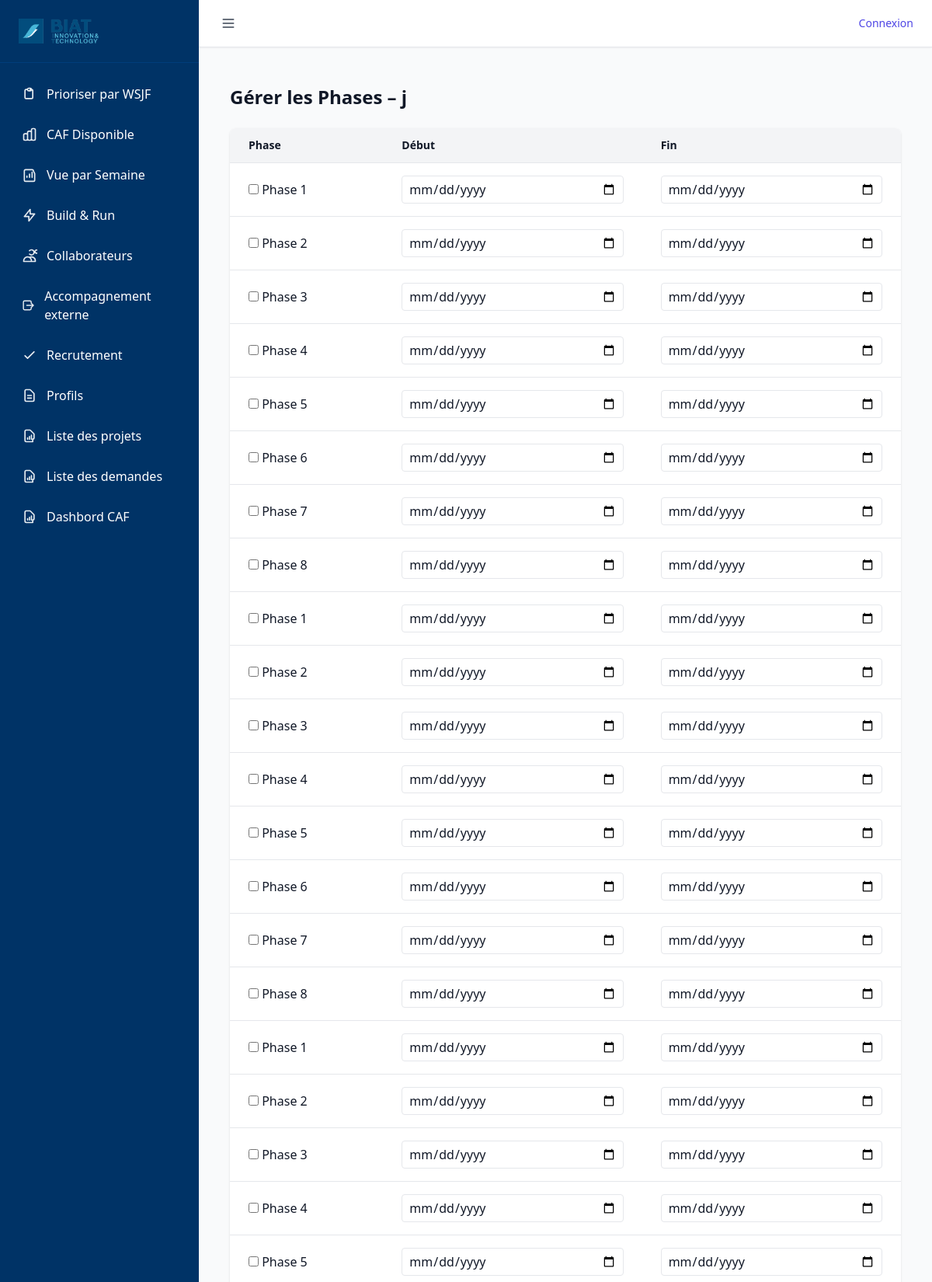
Page /programmes/2/projets/6d8c8f5b-cbaa-4857-b9eb-39a9dfb61f0d/phases (upper part) on the committed database.
### tables this page shows
CREATE TABLE "projets" (
	"id"	TEXT,
	"titre"	TEXT,
	"description"	TEXT,
	"release_id"	INTEGER,
	"type"	TEXT,
	"alignement_strategic"	TEXT,
	"impact_pnb"	TEXT,
	"impact_satisfaction"	TEXT,
	"date_mep"	DATE,
	"conquerir_client"	TEXT,
	"maitrise_couts"	TEXT,
	"attenuation_menaces"	TEXT,
	"creation_opportunites"	TEXT,
	"conditions_techniques"	TEXT,
	"deadline_reglementaire"	TEXT,
	"pression_concurrence"	TEXT,
	"echeances_strategiques"	TEXT,
	"urgence_obsolescence"	TEXT,
	"dependances_projets"	TEXT,
	"q1"	TEXT,
	"q2"	TEXT,
	"q3"	TEXT,
	"q4"	TEXT,
	"q5"	TEXT,
	"q6"	TEXT,
	"q7"	TEXT,
	"q8"	TEXT,
	"q9"	TEXT,
	"q10"	TEXT,
	"score_wsjf"	INTEGER,
	"statut"	TEXT DEFAULT 'En attente',
	"created_at"	DATETIME DEFAULT CURRENT_TIMESTAMP,
	"categorie_id"	INTEGER,
	"duree_estimee_jh"	REAL DEFAULT 0,
	"complexite"	TEXT DEFAULT 'Faible',
	"collaborateur_matricule"	TEXT,
	"profil_id"	INTEGER,
	"charge_estimee_jh"	REAL DEFAULT 0,
	"flag_extension"	TEXT,
	"date_debut_phase1"	DATE,
	"date_fin_phase1"	DATE,
	"date_debut_phase2"	DATE,
	"date_fin_phase2"	DATE,
	"date_debut_phase3"	DATE,
	"date_fin_phase3"	DATE,
	"date_debut_phase4"	DATE,
	"date_fin_phase4"	DATE,
	"date_debut_phase5"	DATE,
	"date_fin_phase5"	DATE,
	"date_debut_phase6"	DATE,
	"date_fin_phase6"	DATE,
	"date_debut_phase7"	DATE,
	"date_fin_phase7"	DATE,
	"date_debut_phase8"	DATE,
	"date_fin_phase8"	DATE,
	"retenu"	INTEGER DEFAULT 0, programme_id INTEGER REFERENCES programmes(id),
	PRIMARY KEY("id"),
	FOREIGN KEY("collaborateur_matricule") REFERENCES "tmp_collaborateurs"("matricule"),
	FOREIGN KEY("profil_id") REFERENCES "profils"("id")
);

CREATE TABLE phases (
        id INTEGER PRIMARY KEY AUTOINCREMENT,
        programme_id INTEGER NOT NULL,
        nom TEXT NOT NULL,  -- ex: 'Initiation', 'Execution', 'Clôture'
        FOREIGN KEY (programme_id) REFERENCES programmes(id)
    );

### routes/programmes_routes.py (the view, shortened to what this page needs)
@programmes_bp.route('/<int:programme_id>/projets/<uuid:projet_id>/phases', methods=['GET', 'POST'])
def gerer_phases_projet(programme_id, projet_id):
    projet_id_str = str(projet_id)
    projet = query_db("SELECT * FROM projets WHERE id = ?", [projet_id_str], one=True)
    if not projet:
        flash("❌ Projet introuvable", "danger")
        return redirect(url_for('programmes.gerer_projets', id=programme_id))
    phases = query_db("""
        SELECT p.id, p.nom
        FROM phases p
        WHERE p.programme_id = ?
        ORDER BY p.id
    """, [programme_id])
    projet_phases = query_db("""
        SELECT pp.*, ph.nom AS phase_nom
        FROM projet_phases pp
        JOIN phases ph ON pp.phase_id = ph.id
        WHERE pp.projet_id = ?
        ORDER BY ph.id
    """, [projet_id_str])
    return render_template(
        'programmes/gerer_phases_projet.html',
        projet=projet,
        programme_id=programme_id,
        phases=phases,
        projet_phases=projet_phases
    )

### utils/db_utils.py (called while the page is built)
def get_connection():
    conn = sqlite3.connect(
        DB_PATH,
        timeout=60,               # ⏱️ Patiente jusqu'à 60s avant "database is locked"
        check_same_thread=False
    )
    conn.row_factory = sqlite3.Row
    conn.execute("PRAGMA journal_mode=WAL;")      # Autorise les écritures concurrentes
    conn.execute("PRAGMA synchronous=NORMAL;")    # Bon compromis vitesse/sécurité
    conn.execute("PRAGMA foreign_keys = ON;")     # Active les clés étrangères
    conn.execute("PRAGMA busy_timeout = 60000;")  # Attend 60s avant d'abandonner une écriture
    return conn

def query_db(query, args=(), one=False, retries=3, delay=1):
    for attempt in range(retries):
        try:
            conn = get_connection()
            cur = conn.execute(query, args)
            rows = cur.fetchall()
            cur.close()
            conn.close()
            return (rows[0] if rows else None) if one else rows
        except sqlite3.OperationalError as e:
            if "locked" in str(e).lower() and attempt < retries - 1:
                time.sleep(delay)
                continue
            raise

### templates/programmes/gerer_phases_projet.html (shortened to what this page needs)
{% extends "base.html" %}
{% block content %}
<div class="max-w-4xl mx-auto px-4 py-6">
    <h1 class="text-2xl font-bold mb-6">Gérer les Phases – {{ projet.titre }}</h1>
    <form method="POST">
        <div class="bg-white shadow overflow-hidden rounded-lg">
            <table class="min-w-full divide-y divide-gray-200">
                <thead class="bg-gray-100">
                    <tr>
                        <th class="px-6 py-3 text-left text-sm font-semibold">Phase</th>
                        <th class="px-6 py-3 text-left text-sm font-semibold">Début</th>
                        <th class="px-6 py-3 text-left text-sm font-semibold">Fin</th>
                    </tr>
                </thead>
                <tbody class="divide-y divide-gray-200">
                    {% for phase in phases %}
                        <tr class="hover:bg-gray-50">
                            <td class="px-6 py-4">
                                <label>
                                    <input type="checkbox" name="phase_id" value="{{ phase.id }}"
                                           {% if phase.id in projet_phases|map(attribute='phase_id')|list %}checked{% endif %}>
                                    {{ phase.nom }}
                                </label>
                            </td>
                            <td class="px-6 py-4">
                                <input type="date" name="date_debut" required
                                       value="{% for p in projet_phases %}{% if p.phase_id == phase.id %}{{ p.date_debut }}{% endif %}{% endfor %}"
                                       class="border rounded px-2 py-1 w-full">
                            </td>
                            <td class="px-6 py-4">
                                <input type="date" name="date_fin" required
                                       value="{% for p in projet_phases %}{% if p.phase_id == phase.id %}{{ p.date_fin }}{% endif %}{% endfor %}"
                                       class="border rounded px-2 py-1 w-full">
                            </td>
                        </tr>
                    {% endfor %}
                </tbody>
            </table>
        </div>
    </form>
</div>
{% endblock %}

### static/css/styles.css (style rules this page uses)
body { background-color: #f8f9fa; }

### rows in the picture
projets: titre "j"
phases: nom "Phase 1"
phases: nom "Phase 2"
phases: nom "Phase 3"
phases: nom "Phase 4"
phases: nom "Phase 5"
phases: nom "Phase 6"
phases: nom "Phase 7"
phases: nom "Phase 8"
phases: nom "Phase 1"
phases: nom "Phase 2"
phases: nom "Phase 3"
phases: nom "Phase 4"
phases: nom "Phase 5"
phases: nom "Phase 6"
phases: nom "Phase 7"
phases: nom "Phase 8"
phases: nom "Phase 1"
phases: nom "Phase 2"
phases: nom "Phase 3"
phases: nom "Phase 4"
phases: nom "Phase 5"
